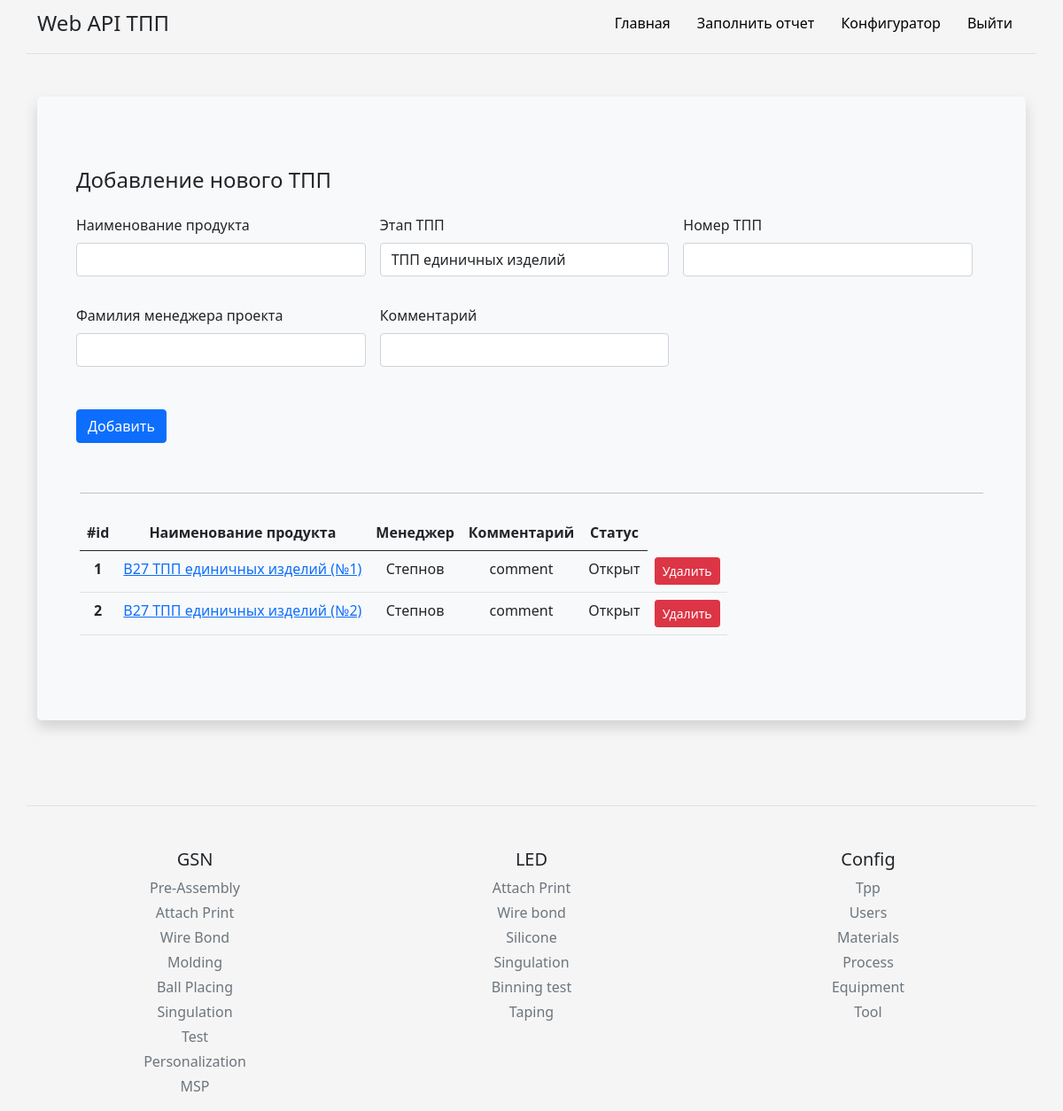
The page /config_tpp (signed in) on the database its author committed.
### models.py (models this page shows, shortened)
class Tpp_config(db.Model):
    id = db.Column(db.Integer, primary_key=True)
    prod_sum = db.Column(db.Text, nullable=False)
    owner = db.Column(db.Text, nullable=False)
    comment = db.Column(db.Text, nullable=False)
    status = db.Column(db.Text, nullable=False, default="Открыт")
    del_status = db.Column(db.Boolean, nullable=False, default=True)

### routes.py (the view, shortened to what this page needs)
@app_routes.route('/config_tpp', methods=["POST", "GET"])
@login_required
def config_tpp():
    from main import db
    from models import Tpp_config
    form = TppConfigForm()
    tpp_config = db.session.query(Tpp_config).filter_by(del_status=True).all()
    return render_template('config_folder/config_tpp.html', form=form, tpp_config=tpp_config)

### forms.py
class TppConfigForm(FlaskForm):
    choices = ["ТПП единичных изделий", "ТПП серийных изделий"]
    prod_name = StringField('Наименование продукта', validators=[DataRequired()])
    tpp_stage = SelectField('Этап ТПП', choices=choices, validators=[DataRequired()])
    tpp_numb = IntegerField('Номер ТПП', validators=[DataRequired()])
    prod_owner = StringField('Фамилия менеджера проекта', validators=[DataRequired()])
    comment = StringField('Комментарий')
    submit = SubmitField('Добавить')

### main.py (called while the page is built)
@login_manager.user_loader
def load_user(id):
    from models import User
    return User.query.get(int(id))

### templates/config_folder/config_tpp.html (shortened to what this page needs)
{% extends 'base.html' %}
{% block body %}
<div class="container py-4">
	<div class="p-5 mb-4 bg-light rounded-3 shadow">
		<div class="row align-items-md-stretch">
			<form class="row g-3" method="post">
				<h4>Добавление нового ТПП</h4>
				<div class="col-sm-4">
					<p>
					{{ form.prod_name.label(class="form-label") }}<br>
                    {{ form.prod_name(class="form-control") }}
                    </p>
                </div>
                <div class="col-sm-4">
                    <p>
                    {{ form.tpp_stage.label(class="form-label") }}<br>
                    {{ form.tpp_stage(class="form-control") }}
                    </p>
                </div>
                <div class="col-sm-4">
                    <p>
                    {{ form.tpp_numb.label(class="form-label") }}<br>
                    {{ form.tpp_numb(class="form-control") }}
                    </p>
                </div>
                <div class="col-sm-4">
                    <p>
                    {{ form.prod_owner.label(class="form-label") }}<br>
                    {{ form.prod_owner(class="form-control") }}
                    </p>
                </div>
                <div class="col-sm-4">
                    <p>
                    {{ form.comment.label(class="form-label") }}<br>
                    {{ form.comment(class="form-control") }}
                    </p>
                </div>
                <div class="py-3">
                    <p>{{ form.submit(class="btn btn-m btn-primary btn-block") }}</p>
                </div>
            </div>
            <hr class="my-4">
            <div class="col-md-12">
                <table class="table table-hover" method="post">
                    <thead>
                        <tr>
                        <th scope="col">#id</th>
                        <th scope="col">Наименование продукта</th>
                        <th scope="col">Менеджер</th>
                        <th scope="col">Комментарий</th>
                        <th scope="col">Статус</th>
                        </tr>
                    </thead>
                    <tbody>
                        {% for item in tpp_config %}
                        <tr>
                        <th scope="row" name="up_table_id">{{item.id}}</th>
                        <td name="up_table_prod_name"><a href="/update/{{item.id}}"> {{item.prod_sum}} </a></td>
                        <td name="up_table_owner">{{item.owner}}</td>
                        <td name="up_table_comment">{{item.comment}}</td>    <td name="up_table_status">{{item.status}}</td>
                        <td>
                        <a class="btn btn-sm btn-danger btn-block" href="delete/{{item.id}}">Удалить</a>
                        </td>
                        </tr>
                        {% endfor %}
                    </tbody>
                </table>
                <div class="py-3">
                </div>
            </div>
         </div>
    </div>
{% endblock %}

### static/css/main.css (style rules this page uses)
html, body { height: 100%; background-color: #f5f5f5; }
.shadow { background: #ffcc00; box-shadow: 0 0 10px rgba(0,0,0,0.5); padding: 10px; }
.table { display: block; border-collapse: collapse; width: 100%; overflow: auto; }
th, td { text-align: center; padding: 8px; }

### rows shown on the page
Tpp_config: id "1", prod_sum "B27 ТПП единичных изделий (№1)", owner "Степнов", comment "comment", status "Открыт"
Tpp_config: id "2", prod_sum "B27 ТПП единичных изделий (№2)", owner "Степнов", comment "comment", status "Открыт"
